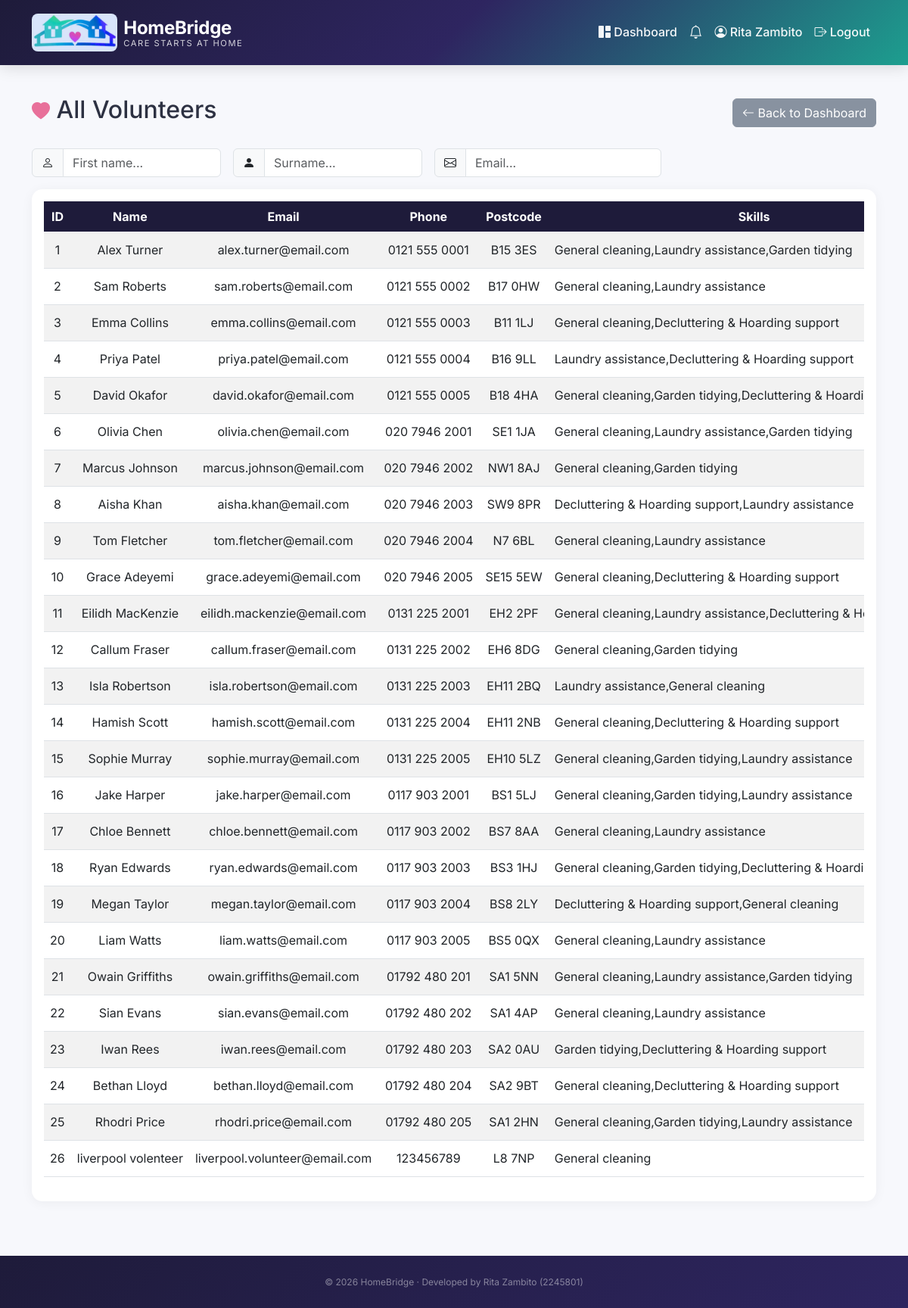
Screenshot of /admin/volunteers (signed in) with the database file from the repository.
### app.py (models this page shows)
class Admin(db.Model):
    __tablename__ = 'admins'
    id = db.Column(db.Integer, primary_key=True)
    name = db.Column(db.String(100), nullable=False)
    email = db.Column(db.String(120), unique=True, nullable=False)
    password = db.Column(db.String(200), nullable=False)

class Volunteer(db.Model):
    __tablename__ = 'volunteers'
    id = db.Column(db.Integer, primary_key=True)
    name = db.Column(db.String(100), nullable=False)
    email = db.Column(db.String(120), unique=True, nullable=False)
    password = db.Column(db.String(200), nullable=False)
    phone = db.Column(db.String(20))
    address = db.Column(db.String(200))
    postcode = db.Column(db.String(10))
    latitude = db.Column(db.Float)  # Cached coordinates
    longitude = db.Column(db.Float)  # Cached coordinates
    skills = db.Column(db.Text)
    bio = db.Column(db.Text)  # Short presentation
    monday_slot = db.Column(db.String(20), default='Not Available')
    tuesday_slot = db.Column(db.String(20), default='Not Available')
    wednesday_slot = db.Column(db.String(20), default='Not Available')
    thursday_slot = db.Column(db.String(20), default='Not Available')
    friday_slot = db.Column(db.String(20), default='Not Available')
    saturday_slot = db.Column(db.String(20), default='Not Available')
    sunday_slot = db.Column(db.String(20), default='Not Available')
    registered_date = db.Column(db.DateTime, default=uk_now)
    status = db.Column(db.String(20), default='active')
    total_completed = db.Column(db.Integer, default=0)
    average_rating = db.Column(db.Float, default=0.0)

### app.py (the view)
@app.route('/admin/volunteers')
@login_required
def admin_volunteers():
    if current_user.user_type != 'admin':
        flash('Access denied', 'danger')
        return redirect(url_for('index'))
    volunteers = Volunteer.query.order_by(Volunteer.id.asc()).all()
    return render_template('admin/volunteers.html', volunteers=volunteers)

### app.py (called while the page is built)
@login_manager.user_loader
def load_user(user_id):
    user_type, actual_id = user_id.split('_')
    actual_id = int(actual_id)
    if user_type == 'user':
        user_obj = ServiceUser.query.get(actual_id)
        if user_obj:
            return User(user_id, user_obj.email, user_obj.name, 'user')
    elif user_type == 'volunteer':
        volunteer_obj = Volunteer.query.get(actual_id)
        if volunteer_obj:
            return User(user_id, volunteer_obj.email, volunteer_obj.name, 'volunteer')
    elif user_type == 'admin':
        admin_obj = Admin.query.get(actual_id)
        if admin_obj:
            return User(user_id, admin_obj.email, admin_obj.name, 'admin')
    return None

@app.after_request
def add_no_cache(response):
    response.headers['Cache-Control'] = 'no-cache, no-store, must-revalidate'
    response.headers['Pragma'] = 'no-cache'
    response.headers['Expires'] = '0'
    return response

@app.context_processor
def inject_notification_count():
    if hasattr(current_user, 'is_authenticated') and current_user.is_authenticated:
        actual_id = int(current_user.id.split('_')[1])
        count = Notification.query.filter_by(
            recipient_id=actual_id,
            recipient_type=current_user.user_type,
            is_read=False
        ).count()
        return {'unread_notifications': count}
    return {'unread_notifications': 0}

### templates/admin/volunteers.html (shortened to what this page needs)
{% extends "base.html" %}
{% block content %}
<div class="d-flex justify-content-between align-items-center mb-4">
    <h2><i class="bi bi-heart-fill" style="color: var(--hb-pink-accent); font-size: 1.5rem;"></i> All Volunteers</h2>
    <a href="{{ url_for('admin_dashboard') }}" class="btn btn-secondary">
        <i class="bi bi-arrow-left"></i> Back to Dashboard
    </a>
</div>
{% if volunteers %}
    <div class="mb-3 d-flex gap-3">
        <div class="input-group" style="max-width: 250px;">
            <span class="input-group-text"><i class="bi bi-person"></i></span>
            <input type="text" id="volFirstName" class="form-control" placeholder="First name..." onkeyup="filterVolunteers()">
        </div>
        <div class="input-group" style="max-width: 250px;">
            <span class="input-group-text"><i class="bi bi-person-fill"></i></span>
            <input type="text" id="volSurname" class="form-control" placeholder="Surname..." onkeyup="filterVolunteers()">
        </div>
        <div class="input-group" style="max-width: 300px;">
            <span class="input-group-text"><i class="bi bi-envelope"></i></span>
            <input type="text" id="volEmail" class="form-control" placeholder="Email..." onkeyup="filterVolunteers()">
        </div>
    </div>
    <div class="card">
        <div class="card-body">
            <div class="table-responsive">
                <table class="table table-striped table-hover text-center align-middle" style="white-space: nowrap;" id="volunteersTable">
                    <thead class="table-dark">
                        <tr>
                            <th>ID</th>
                            <th>Name</th>
                            <th>Email</th>
                            <th>Phone</th>
                            <th>Postcode</th>
                            <th>Skills</th>
                        </tr>
                    </thead>
                    <tbody>
                        {% for vol in volunteers %}
                        <tr>
                            <td>{{ vol.id }}</td>
                            <td>{{ vol.name }}</td>
                            <td>{{ vol.email }}</td>
                            <td>{{ vol.phone or '-' }}</td>
                            <td>{{ vol.postcode }}</td>
                            <td class="text-start">{{ vol.skills }}</td>
                        </tr>
                        {% endfor %}
                    </tbody>
                </table>
            </div>
        </div>
    </div>
{% else %}
    <div class="alert alert-info">
        <i class="bi bi-info-circle"></i> No volunteers registered yet.
    </div>
{% endif %}
{% endblock %}

### templates/base.html (shortened to what this page needs)
<!DOCTYPE html>
<html lang="en">
<head>
    <link href="https://cdn.jsdelivr.net/npm/bootstrap@5.3.0/dist/css/bootstrap.min.css" rel="stylesheet">
    <link rel="stylesheet" href="https://cdn.jsdelivr.net/npm/bootstrap-icons@1.11.0/font/bootstrap-icons.css">
</head>
<body class="d-flex flex-column min-vh-100">
    <nav class="navbar navbar-expand-lg navbar-hb" aria-label="Main navigation">
        <div class="container">
            <a href="{{ url_for('index') }}" class="navbar-brand d-flex align-items-center text-decoration-none">
                <img src="{{ url_for('static', filename='images/logo.png') }}" alt="HomeBridge" height="50" class="me-2" style="border-radius: 8px;">
                <div class="d-flex flex-column justify-content-center">
                    <span class="brand-name">HomeBridge</span>
                    <span class="brand-tagline">Care starts at home</span>
                </div>
            </a>
            <div class="collapse navbar-collapse" id="navbarNav">
                <ul class="navbar-nav ms-auto">
                    {% if current_user.is_authenticated %}
                        {% if current_user.user_type == 'admin' %}
                            <li class="nav-item">
                                <a class="nav-link" href="{{ url_for('admin_dashboard') }}">
                                    <i class="bi bi-grid-1x2-fill"></i> Dashboard
                                </a>
                            </li>
                        {% endif %}
                        <li class="nav-item">
                            <a class="nav-link position-relative" href="{{ url_for('notifications') }}" aria-label="Notifications">
                                <i class="bi bi-bell" style="font-size: 1.1rem;"></i>
                            </a>
                        </li>
                        <li class="nav-item">
                            {% if current_user.user_type == 'admin' %}
                                <span class="nav-link">
                                    <i class="bi bi-person-circle"></i> {{ current_user.name }}
                                </span>
                            {% elif current_user.user_type == 'volunteer' %}
                                <a class="nav-link" href="{{ url_for('volunteer_profile') }}">
                                    <i class="bi bi-person-circle"></i> {{ current_user.name }}
                                </a>
                            {% else %}
                                <a class="nav-link" href="{{ url_for('user_profile') }}">
                                    <i class="bi bi-person-circle"></i> {{ current_user.name }}
                                </a>
                            {% endif %}
                        </li>
                        <li class="nav-item">
                            <a class="nav-link" href="{{ url_for('logout') }}">
                                <i class="bi bi-box-arrow-right"></i> Logout
                            </a>
                        </li>
                    {% endif %}
                </ul>
            </div>
        </div>
    </nav>
    <main id="main-content" class="container my-4 flex-grow-1">
        {% block content %}{% endblock %}
    </main>
    <footer class="footer-hb mt-5" role="contentinfo">
        <div class="container text-center">
            <p class="footer-copy mb-0">
                &copy; 2026 HomeBridge &middot; Developed by Rita Zambito (2245801)
            </p>
        </div>
    </footer>
</body>
</html>

### templates/base.html (style rules this page uses)
:root { --hb-teal: #2ABFAB; --hb-teal-dark: #1D9E8F; --hb-violet: #7C5CBF; --hb-violet-dark: #5A3D96; --hb-pink-accent: #E8709A; --hb-navy: #1E1B3A; --hb-gradient: linear-gradient(135deg, #1D9E8F, #5A3D96); --hb-gradient-soft: linear-gradient(135deg, #2ABFAB, #7C5CBF); --hb-gradient-light: linear-gradient(135deg, #E8F8F5, #EDE7F6); }
body { font-family: 'Inter', sans-serif; background: #F7F8FC; color: #2D3142; }
.navbar-hb { background: linear-gradient(135deg, #1E1B3A 0%, #2E2560 50%, #1D9E8F 100%); padding: 0.8rem 0; box-shadow: 0 2px 20px rgba(0,0,0,0.15); position: sticky; top: 0; z-index: 1020; }
.navbar-hb .nav-link { color: rgba(255,255,255,0.95) !important; font-weight: 500; font-size: 1rem; transition: all 0.2s; }
.navbar-hb span.nav-link { color: rgba(255,255,255,0.95) !important; }
.brand-name { color: #fff; font-weight: 700; font-size: 1.5rem; letter-spacing: -0.3px; line-height: 1.2; }
.brand-tagline { color: rgba(255,255,255,0.8); font-size: 0.7rem; font-weight: 400; letter-spacing: 1.5px; text-transform: uppercase; line-height: 1; }
.btn-secondary { background: #8892A0; border-color: #8892A0; }
.card { border: none; border-radius: 14px; box-shadow: 0 2px 15px rgba(0,0,0,0.05); transition: transform 0.2s ease, box-shadow 0.2s ease; }
.table-dark, .table-dark th { background: var(--hb-navy) !important; border-color: rgba(255,255,255,0.08) !important; }
a { color: var(--hb-violet); }
.footer-hb { background: linear-gradient(135deg, #1E1B3A, #2E2560); color: rgba(255,255,255,0.85); padding: 1.6rem 0; font-size: 0.85rem; }
.footer-hb .footer-copy { color: rgba(255,255,255,0.45); font-size: 0.75rem; }

### rows the page displays
Admin: name "Rita Zambito"
Volunteer: id "1", name "Alex Turner", email "alex.turner@email.com", phone "0121 555 0001", postcode "B15 3ES", skills "General cleaning,Laundry assistance,Garden tidying"
Volunteer: id "2", name "Sam Roberts", email "sam.roberts@email.com", phone "0121 555 0002", postcode "B17 0HW", skills "General cleaning,Laundry assistance"
Volunteer: id "3", name "Emma Collins", email "emma.collins@email.com", phone "0121 555 0003", postcode "B11 1LJ", skills "General cleaning,Decluttering & Hoarding support"
Volunteer: id "4", name "Priya Patel", email "priya.patel@email.com", phone "0121 555 0004", postcode "B16 9LL", skills "Laundry assistance,Decluttering & Hoarding support"
Volunteer: id "5", name "David Okafor", email "david.okafor@email.com", phone "0121 555 0005", postcode "B18 4HA", skills "General cleaning,Garden tidying,Decluttering &…"
Volunteer: id "6", name "Olivia Chen", email "olivia.chen@email.com", phone "020 7946 2001", postcode "SE1 1JA", skills "General cleaning,Laundry assistance,Garden tidying"
Volunteer: id "7", name "Marcus Johnson", email "marcus.johnson@email.com", phone "020 7946 2002", postcode "NW1 8AJ", skills "General cleaning,Garden tidying"
Volunteer: id "8", name "Aisha Khan", email "aisha.khan@email.com", phone "020 7946 2003", postcode "SW9 8PR", skills "Decluttering & Hoarding support,Laundry assistance"
Volunteer: id "9", name "Tom Fletcher", email "tom.fletcher@email.com", phone "020 7946 2004", postcode "N7 6BL", skills "General cleaning,Laundry assistance"
Volunteer: id "10", name "Grace Adeyemi", email "grace.adeyemi@email.com", phone "020 7946 2005", postcode "SE15 5EW", skills "General cleaning,Decluttering & Hoarding support"
Volunteer: id "11", name "Eilidh MacKenzie", email "eilidh.mackenzie@email.com", phone "0131 225 2001", postcode "EH2 2PF", skills "General cleaning,Laundry assistance,Decluttering &…"
Volunteer: id "12", name "Callum Fraser", email "callum.fraser@email.com", phone "0131 225 2002", postcode "EH6 8DG", skills "General cleaning,Garden tidying"
Volunteer: id "13", name "Isla Robertson", email "isla.robertson@email.com", phone "0131 225 2003", postcode "EH11 2BQ", skills "Laundry assistance,General cleaning"
Volunteer: id "14", name "Hamish Scott", email "hamish.scott@email.com", phone "0131 225 2004", postcode "EH11 2NB", skills "General cleaning,Decluttering & Hoarding support"
Volunteer: id "15", name "Sophie Murray", email "sophie.murray@email.com", phone "0131 225 2005", postcode "EH10 5LZ", skills "General cleaning,Garden tidying,Laundry assistance"
Volunteer: id "16", name "Jake Harper", email "jake.harper@email.com", phone "0117 903 2001", postcode "BS1 5LJ", skills "General cleaning,Garden tidying,Laundry assistance"
Volunteer: id "17", name "Chloe Bennett", email "chloe.bennett@email.com", phone "0117 903 2002", postcode "BS7 8AA", skills "General cleaning,Laundry assistance"
Volunteer: id "18", name "Ryan Edwards", email "ryan.edwards@email.com", phone "0117 903 2003", postcode "BS3 1HJ", skills "General cleaning,Garden tidying,Decluttering &…"
Volunteer: id "19", name "Megan Taylor", email "megan.taylor@email.com", phone "0117 903 2004", postcode "BS8 2LY", skills "Decluttering & Hoarding support,General cleaning"
Volunteer: id "20", name "Liam Watts", email "liam.watts@email.com", phone "0117 903 2005", postcode "BS5 0QX", skills "General cleaning,Laundry assistance"
Volunteer: id "21", name "Owain Griffiths", email "owain.griffiths@email.com", phone "01792 480 201", postcode "SA1 5NN", skills "General cleaning,Laundry assistance,Garden tidying"
Volunteer: id "22", name "Sian Evans", email "sian.evans@email.com", phone "01792 480 202", postcode "SA1 4AP", skills "General cleaning,Laundry assistance"
Volunteer: id "23", name "Iwan Rees", email "iwan.rees@email.com", phone "01792 480 203", postcode "SA2 0AU", skills "Garden tidying,Decluttering & Hoarding support"
Volunteer: id "24", name "Bethan Lloyd", email "bethan.lloyd@email.com", phone "01792 480 204", postcode "SA2 9BT", skills "General cleaning,Decluttering & Hoarding support"
Volunteer: id "25", name "Rhodri Price", email "rhodri.price@email.com", phone "01792 480 205", postcode "SA1 2HN", skills "General cleaning,Garden tidying,Laundry assistance"
Volunteer: id "26", name "liverpool volenteer", email "liverpool.volunteer@email.com", phone "123456789", postcode "L8 7NP", skills "General cleaning"
